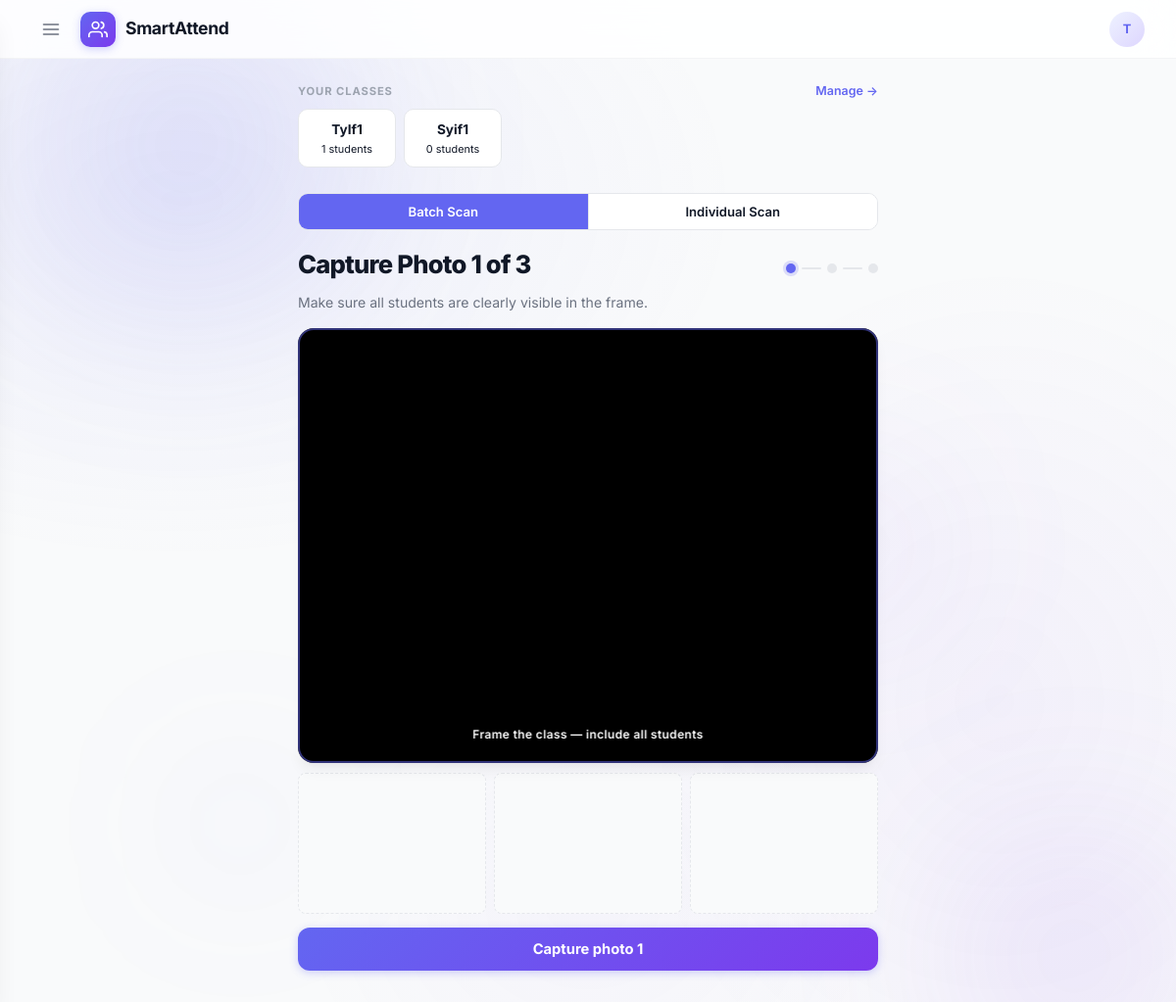
Screenshot of /teacher/dashboard (signed in) with the database file from the repository.
### app/models.py (models this page shows, shortened)
class User(UserMixin, db.Model):
    id            = db.Column(db.Integer, primary_key=True)
    name          = db.Column(db.String(100))
    email         = db.Column(db.String(100), unique=True)
    password      = db.Column(db.String(200))
    role          = db.Column(db.String(10))   # 'student', 'teacher', 'hod', 'principal'
    is_admin      = db.Column(db.Boolean, default=False)
    profile_photo = db.Column(db.String(200), nullable=True)  # filename in uploads/
    email_notifications = db.Column(db.Boolean, default=True)
    department_id = db.Column(db.Integer, db.ForeignKey('department.id'), nullable=True)
    department = db.relationship('Department', backref='members', foreign_keys=[department_id])

class TeacherClass(db.Model):
    id          = db.Column(db.Integer, primary_key=True)
    teacher_id  = db.Column(db.Integer, db.ForeignKey('user.id'), nullable=False)
    name        = db.Column(db.String(100), nullable=False)
    description = db.Column(db.String(300), nullable=True)
    created_at  = db.Column(db.DateTime, default=datetime.datetime.now)
    teacher     = db.relationship('User', backref=db.backref('classes', lazy='dynamic'))

### app/routes/teacher.py (the view)
@teacher_bp.route('/dashboard')
@login_required
def dashboard():
    classes = TeacherClass.query.filter_by(teacher_id=current_user.id).order_by(TeacherClass.created_at.desc()).all()
    preselected = request.args.get('class', '')
    import json
    classes_json = json.dumps([{'id': c.id, 'name': c.name} for c in classes])
    return render_template('teacher/dashboard.html', classes=classes, preselected=preselected, classes_json=classes_json)

### app/models.py (called while the page is built)
@login_manager.user_loader
def load_user(user_id):
    return db.session.get(User, int(user_id))

### app/templates/teacher/dashboard.html (shortened to what this page needs)
{% extends "base.html" %}
{% block content %}
<div class="page">
  {% if classes %}
  <div class="section-header">
    <div class="section-label" style="margin-bottom:0;">Your classes</div>
    <a href="/teacher/classes" style="font-size:.78rem;font-weight:600;color:var(--brand);">Manage &rarr;</a>
  </div>
  <div style="display:flex;gap:8px;overflow-x:auto;padding-bottom:10px;margin-bottom:16px;">
    {% for tc in classes %}
    <div class="class-chip" data-name="{{ tc.name }}" onclick="selectClass(this)" style="
      flex-shrink:0;padding:10px 16px;border-radius:10px;
      border:1.5px solid {% if preselected == tc.name %}var(--brand){% else %}var(--border){% endif %};
      background:{% if preselected == tc.name %}var(--brand-light){% else %}var(--surface){% endif %};
      cursor:pointer;min-width:100px;text-align:center;
    ">
      <div style="font-weight:700;font-size:.85rem;color:var(--text);">{{ tc.name }}</div>
      <div style="font-size:.68rem;color:var(--text-3);margin-top:2px;">{{ tc.students.count() }} students</div>
    </div>
    {% endfor %}
  </div>
  {% endif %}
  <div style="display:flex;gap:0;border-radius:10px;overflow:hidden;border:1.5px solid var(--border);margin-bottom:16px;">
    <button class="tab-btn active" data-tab="batch" onclick="switchTab('batch')" style="flex:1;padding:10px 16px;background:var(--brand);border:none;cursor:pointer;font-weight:600;font-size:.82rem;color:#fff;transition:all .15s;border-right:1.5px solid var(--border);">
      Batch Scan
    </button>
    <button class="tab-btn" data-tab="continuous" onclick="switchTab('continuous')" style="flex:1;padding:10px 16px;background:var(--surface);border:none;cursor:pointer;font-weight:600;font-size:.82rem;color:var(--text-2);transition:all .15s;">
      Individual Scan
    </button>
  </div>
  <div id="batch-mode">
    <div id="step-indicator" style="margin-bottom:16px;">
      <div class="section-header">
        <div class="page-title" style="margin:0;" id="step-title">Capture Photo 1 of 3</div>
        <div style="display:flex; gap:6px; align-items:center;">
          <div class="step-dot" id="dot-1" style="width:10px;height:10px;border-radius:50%;background:var(--brand);box-shadow:0 0 0 3px rgba(99,102,241,.2);"></div>
          <div style="width:20px;height:2px;background:var(--border);border-radius:1px;" id="conn-1"></div>
          <div class="step-dot" id="dot-2" style="width:10px;height:10px;border-radius:50%;background:var(--border);"></div>
          <div style="width:20px;height:2px;background:var(--border);border-radius:1px;" id="conn-2"></div>
          <div class="step-dot" id="dot-3" style="width:10px;height:10px;border-radius:50%;background:var(--border);"></div>
        </div>
      </div>
      <div class="page-sub" style="margin-bottom:0;" id="step-sub">Make sure all students are clearly visible in the frame.</div>
    </div>
    <div id="camera-section">
      <div class="cam-wrap mb-2">
        <video id="video" autoplay playsinline></video>
        <div id="guide-overlay" style="
          position:absolute; bottom:14px; left:50%; transform:translateX(-50%);
          background:rgba(0,0,0,0.55); backdrop-filter:blur(8px);
          color:#fff; font-size:.75rem; font-weight:600;
          padding:6px 14px; border-radius:100px; letter-spacing:.03em; white-space:nowrap;
          pointer-events:none;">
          <span id="guide-text">Frame the class — include all students</span>
        </div>
      </div>
      <div style="display:flex; gap:8px; margin-bottom:14px;">
        <div id="thumb-1" class="thumb-slot"></div>
        <div id="thumb-2" class="thumb-slot"></div>
        <div id="thumb-3" class="thumb-slot"></div>
      </div>
      <button id="capture-btn" class="btn btn-primary">Capture photo 1</button>
    </div>
  </div>
</div>
{% endblock %}

### app/templates/base.html (shortened to what this page needs)
<!DOCTYPE html>
<html lang="en">
<head>
  <link rel="stylesheet" href="{{ url_for('static', filename='css/style.css') }}">
</head>
<body>
<div class="cosmic-orbs" aria-hidden="true">
  <div class="cosmic-orb cosmic-orb--1"></div>
  <div class="cosmic-orb cosmic-orb--2"></div>
  <div class="cosmic-orb cosmic-orb--4"></div>
</div>
{% if current_user.is_authenticated %}
<header class="app-bar" id="app-bar">
  <div class="bar-brand">
    <button class="hamburger" onclick="openDrawer()" title="Menu">
      <svg viewBox="0 0 24 24" fill="none" stroke="currentColor" stroke-width="2" stroke-linecap="round"><line x1="3" y1="6" x2="21" y2="6"/><line x1="3" y1="12" x2="21" y2="12"/><line x1="3" y1="18" x2="21" y2="18"/></svg>
    </button>
    <div class="bar-logo">
      <svg viewBox="0 0 24 24" fill="none" stroke="currentColor" stroke-width="2" stroke-linecap="round" stroke-linejoin="round">
        <path d="M17 21v-2a4 4 0 0 0-4-4H5a4 4 0 0 0-4 4v2"/>
        <circle cx="9" cy="7" r="4"/>
        <path d="M23 21v-2a4 4 0 0 0-3-3.87"/>
        <path d="M16 3.13a4 4 0 0 1 0 7.75"/>
      </svg>
    </div>
    SmartAttend
  </div>
  <div class="bar-right">
    <a href="/auth/profile" class="bar-avatar-link" title="Profile">
      <div class="bar-avatar">
        {% if current_user.profile_photo %}
        <img src="/static/uploads/{{ current_user.profile_photo }}" alt="" style="width:100%;height:100%;object-fit:cover;border-radius:50%;">
        {% else %}
        {{ current_user.name[0]|upper }}
        {% endif %}
      </div>
    </a>
  </div>
</header>
{% endif %}
{% block content %}{% endblock %}
</body>
</html>

### rows the page displays
User: name "T"
TeacherClass: name "TyIf1", students.count "1"
TeacherClass: name "Syif1", students.count "0"
